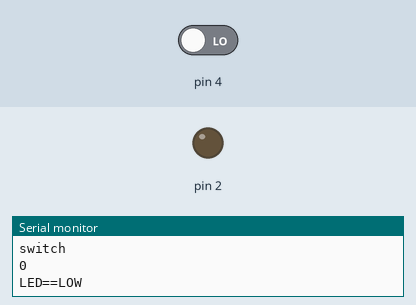
This sketch was run on a simulated Arduino Uno, built with avr-gcc and run on an emulated ATmega328P. On the bench: output pins drawn as LEDs (lit = HIGH), the last lines printed to the serial monitor. The test bench sets the inputs (shaded band); at power-on: pin 4 LOW.

Above: at 1.8 s.
1.9 s: pin 4 driven HIGH
At 3.0 s:
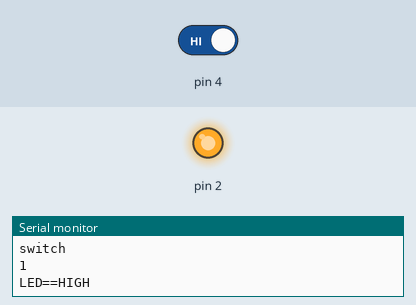
3.5 s: pin 4 driven LOW
At 4.6 s:
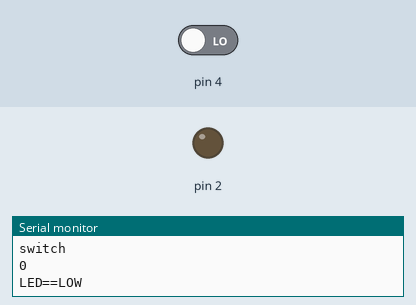
Timing chart, 0 to 6.5 s (numbered marks = the images above; inputs shaded):
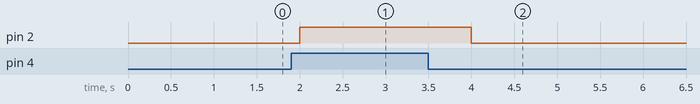

Measured:
- after the input at 1.9 s, pin 2: LOW → HIGH after 0.10 s
- after the input at 3.5 s, pin 2: HIGH → LOW after 0.50 s

The sketch:

LED_blinking_with_serial_print___buttons.ino
```cpp
void setup()
{
  // put your setup code here, to run once:
  Serial.begin(115200);
  pinMode(4,INPUT);
  pinMode(2,OUTPUT);

}

void loop() {
  // put your main code here, to run repeatedly:
  if(digitalRead(4)==HIGH)
  {
  digitalWrite(2,HIGH);
  Serial.println("switch");
  Serial.println(digitalRead(4));
  Serial.println("LED==HIGH");
  delay(1000);
  }
  else
  {
  digitalWrite(2,LOW);
  Serial.println("switch");
  Serial.println(digitalRead(4));
  Serial.println("LED==LOW");
  delay(1000);
  }

}
```
